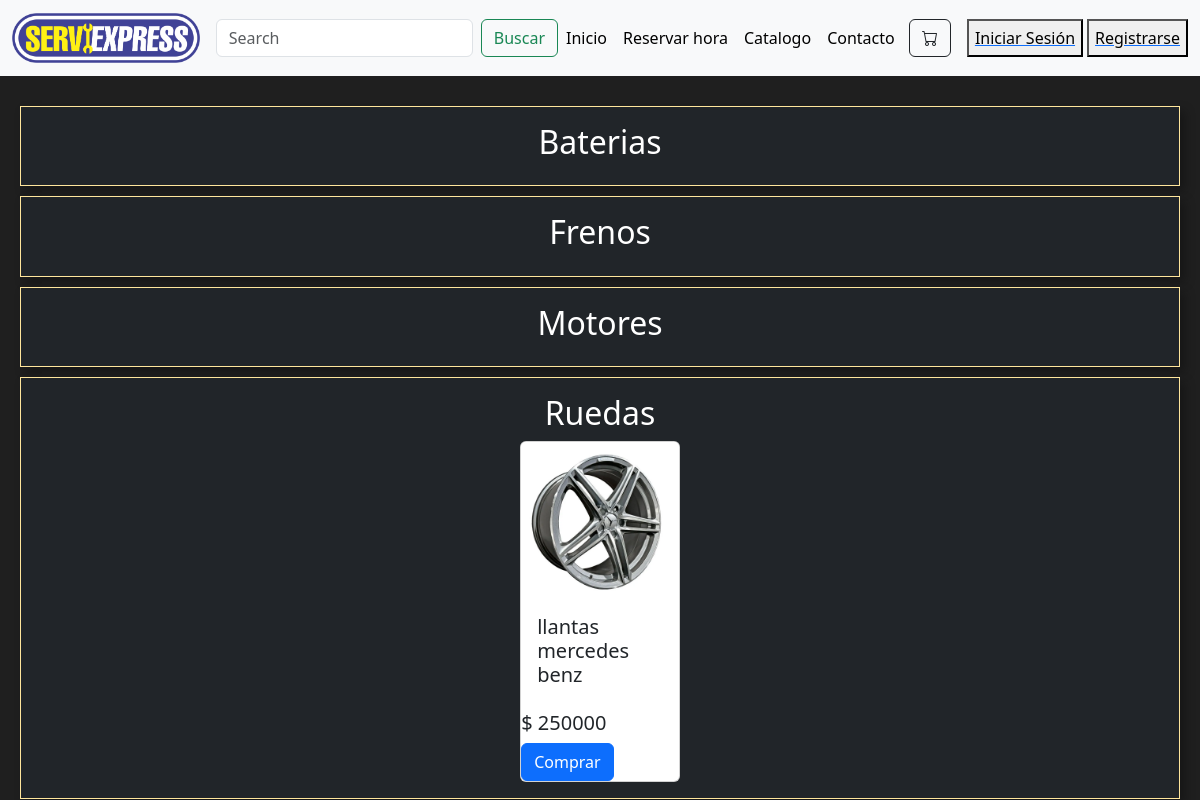
/catalogo, run on the app's committed database.
### tallerApp/models.py (models this page shows, shortened)
class Producto(models.Model):
    id_producto = models.AutoField(primary_key=True)
    nom_producto = models.CharField(max_length=200,blank=False,null=False)
    categoria = models.ForeignKey('Categoria', on_delete=models.CASCADE, db_column='idCategoria')
    marca = models.CharField(max_length=100,null=False)
    valor = models.IntegerField()
    stock = models.IntegerField(null=False, blank=True)
    imagen = models.ImageField(upload_to='products/', blank=True, null=True)
    proveedor = models.CharField(max_length=100,blank=False,null=False)

### tallerApp/views.py (the view)
# urls.py: path('catalogo', views.catalogo,name='catalogo'),
def catalogo(request):
    baterias = Producto.objects.filter(categoria=4)
    frenos = Producto.objects.filter(categoria=3)
    motores = Producto.objects.filter(categoria=2)
    ruedas = Producto.objects.filter(categoria=1)
    context = {
        'baterias': baterias,
        'frenos': frenos,
        'motores': motores,
        'ruedas': ruedas,
    }
    return render(request,'pages/catalogo.html',context)

### tallerApp/templates/pages/catalogo.html (shortened to what this page needs)
<!DOCTYPE html>
<html lang="en">
  <head>
    {% load static %}
    <link rel="stylesheet" href="{% static 'css/page.css' %}" />
    <link rel="stylesheet" href="{% static 'css/bootstrap.min.css' %}" />
    <link
      rel="stylesheet"
      href="https://cdn.jsdelivr.net/npm/bootstrap-icons@1.11.3/font/bootstrap-icons.min.css"
    />
  </head>
  <body>
    {% include 'base/header.html' %}
    <main>
      <section class="border border-warning-subtle text-bg-dark p-3">
        <h2>Baterias</h2>
      </section>
      <section class="border border-warning-subtle text-bg-dark p-3">
        <h2>Frenos</h2>
      </section>
      <section class="border border-warning-subtle text-bg-dark p-3">
        <h2>Motores</h2>
      </section>
      <section class="border border-warning-subtle text-bg-dark p-3">
        <h2>Ruedas</h2>
        <div class="container-fluid row gap-5 justify-content-center">
          {% for p in ruedas %}
          <div class="col-10 col-md-6 col-lg-2">
            <div class="card" style="width: auto">
              <img src="{{ p.imagen.url }}" class="card-img-top" alt="..." />
              <div class="card-body">
                <h5 class="card-title">{{ p.nom_producto }}</h5>
              </div>
              <div class="h-25">
                <h5>$ {{ p.valor }}</h5>
              </div>
              <div class="h-25">
                <a
                  href="{% url 'agregar_carrito' p.id_producto %}"
                  class="btn btn-primary"
                  >Comprar</a
                >
              </div>
            </div>
          </div>
          {% endfor %}
        </div>
      </section>
    </main>
  </body>
</html>

### tallerApp/static/css/page.css (style rules this page uses)
html, body { height: 100%; display: flex; flex-direction: column; }
section { box-shadow: 5px 5px 10px rgba(0, 0, 0, 0.3); padding: 20px 0; margin-top: 10px; margin-bottom: 10px; display: flex; align-items: center; justify-content: center; flex-direction: column; }
main { overflow-y: auto; padding: 20px; flex-grow: 1; justify-content: center; flex-direction: column; background-color: rgb(31, 31, 31); }

### data on the page
Producto: imagen (picture), nom_producto "llantas mercedes benz", valor "250000"
